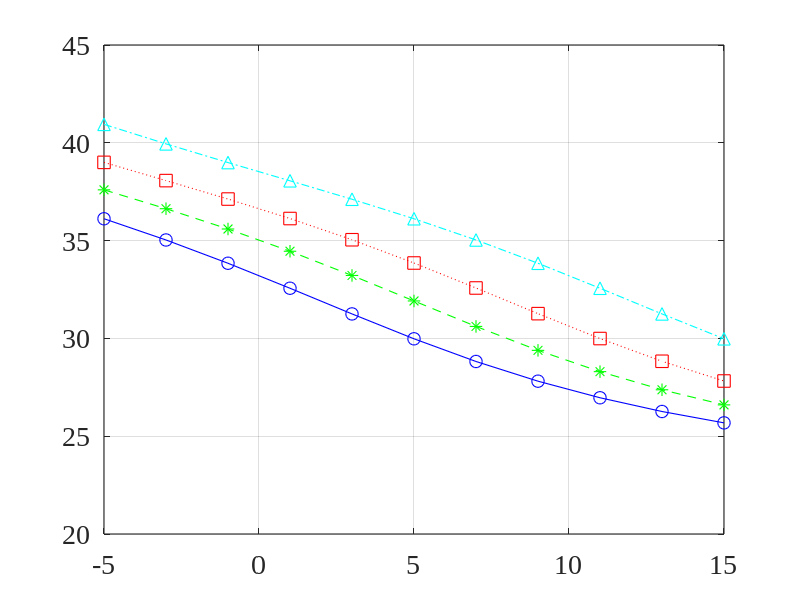
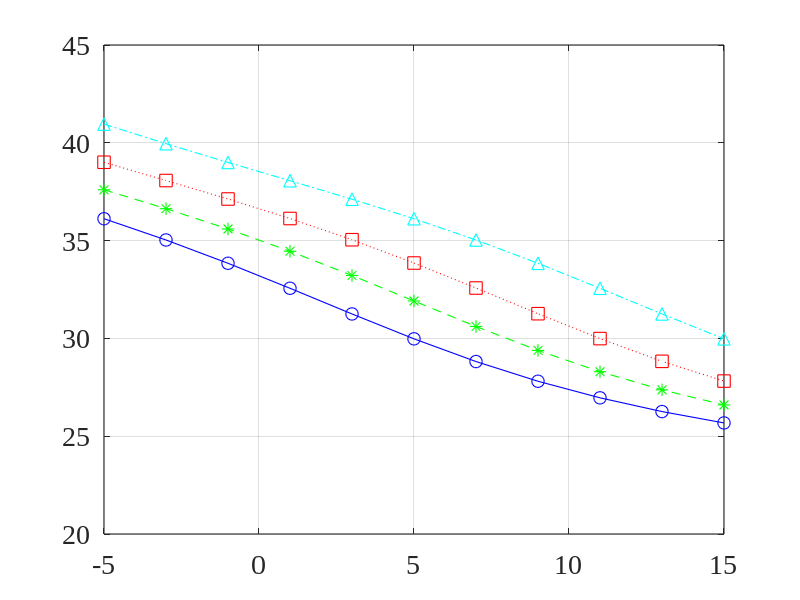
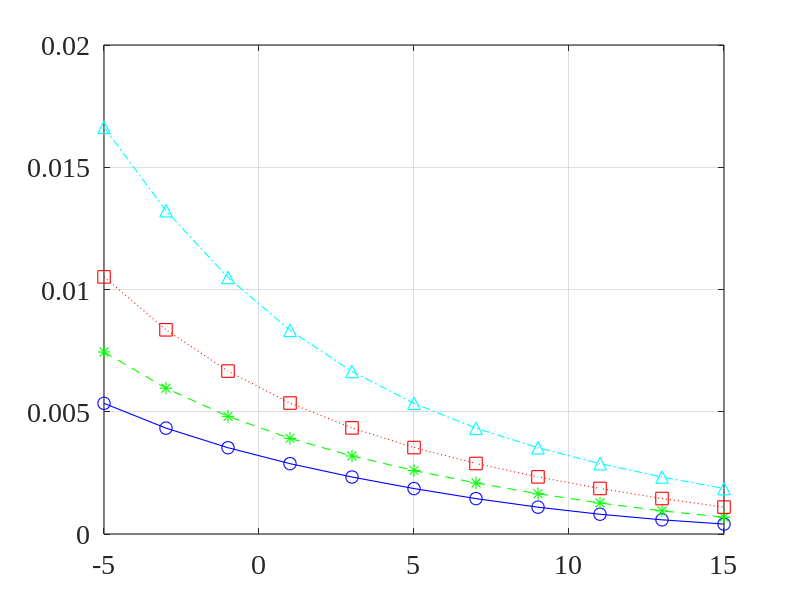
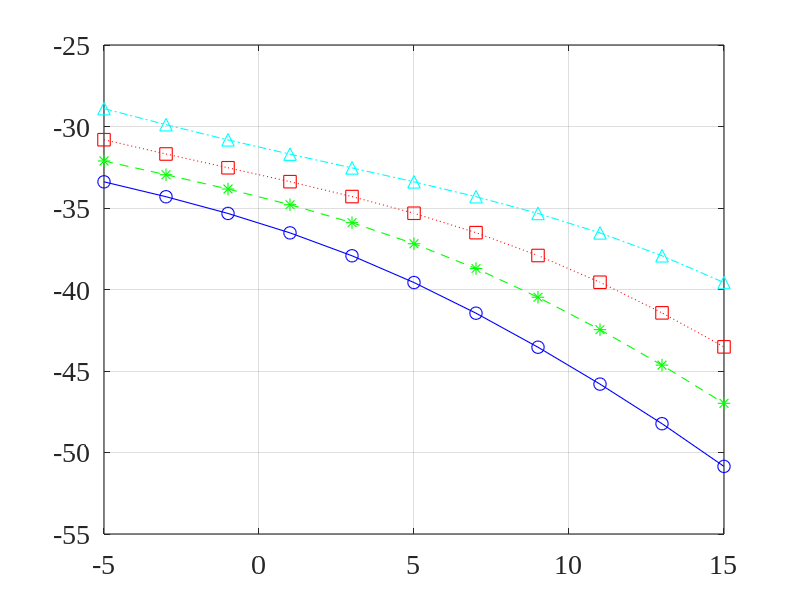

Write the MATLAB code that produced these figures, in order.
close all; clc; clear all;
linewd = 0.8;
hcfontsize = 20;
MarkerSize=9;
A0=0.5;
T=500;
f0=0.1;

theta_d=70/180*pi;
theta_u1=50/180*pi;
theta_u2=30/180*pi;

alpha=0.01; % sigma_w^2/sigma_u^2

M=30;
mu_values=[0.5 1 2 5]; % Number of sensors

f=linspace(-0.5,0.5,1e3)';  % frequency

f=f(2:end-1);
df=f(2)-f(1);
phiX1=A0^2/4*(sin(T*pi*(f+f0))./sin(pi*(f+f0))).^2+A0^2/4*(sin(T*pi*(f-f0))./sin(pi*(f-f0))).^2;

iSNR_db_values=-5:15;  
Gain_dB_values=zeros(length(iSNR_db_values),length(mu_values));
nu_values=zeros(length(iSNR_db_values),length(mu_values));
xi_n_dB_values=zeros(length(iSNR_db_values),length(mu_values));
xi_d_dB_values=zeros(length(iSNR_db_values),length(mu_values));
for idxM=1:length(mu_values)
    mu=mu_values(idxM);
    
    I_M=eye(M);
    i_i=I_M(:,1);
    [f_mat,m_mat]=meshgrid(f,1:M);
    d=exp(-1i*2*pi*f_mat.*(m_mat-1)*cos(theta_d));
    du1=exp(-1i*2*pi*f_mat.*(m_mat-1)*cos(theta_u1));
    du2=exp(-1i*2*pi*f_mat.*(m_mat-1)*cos(theta_u2));
    phiV0=zeros(M,M,length(f));
    for idxf=1:length(f)
        phiV0(:,:,idxf)=T*du1(:,idxf)*du1(:,idxf)'+T*du2(:,idxf)*du2(:,idxf)'+T*alpha*eye(M);
    end
    
    for idxS=1:length(iSNR_db_values)
        iSNR_dB=iSNR_db_values(idxS);
        iSNR=10^(iSNR_dB/10);
        
        phiV1=T*A0^2/2./iSNR*ones(size(f));
        sigma2=T*A0^2/2./iSNR/phiV0(1,1,1);
        phiV=sigma2*phiV0;
        
        h=zeros(M,length(f));
        for idxf=1:length(f)
            phiY=phiV(:,:,idxf)+phiX1(idxf)*d(:,idxf)*d(:,idxf)';
            h(:,idxf)=phiX1(idxf)*inv(phiX1(idxf)*d(:,idxf)*d(:,idxf)'+mu*phiV(:,:,idxf))*d(:,idxf);
        end
        
        int_phiX1=df*sum(phiX1);
        int_phiV1=df*sum(phiV1);
        int_H2_phiX=df*sum(phiX1 .* abs(sum(conj(h).*d,1)').^2 );
        int_H2_phiV=0;
        for idxf=1:length(f)
            int_H2_phiV=int_H2_phiV+df* h(:,idxf)'*phiV(:,:,idxf)*h(:,idxf);
        end
        int_Hm12_phiX=df*sum( phiX1 .* abs(sum(conj(h).*d,1)'-1).^2);
        
        oSNR=int_H2_phiX./int_H2_phiV;
        oSNR_dB=10*log10(oSNR);
        Gain_dB_values(idxS,idxM)=oSNR_dB-iSNR_dB;
        
        xi_n_dB_values(idxS,idxM)=10*log10(int_phiV1./int_H2_phiV);
        xi_d_dB_values(idxS,idxM)=10*log10(int_phiX1./int_H2_phiX);
        nu_values(idxS,idxM)=10*log10(int_Hm12_phiX./int_phiX1);
    end
end

figure
plot(iSNR_db_values(1:2:end),Gain_dB_values(1:2:end,1),'-bo','linewidth',linewd, 'MarkerSize',MarkerSize);
hold on
plot(iSNR_db_values(1:2:end),Gain_dB_values(1:2:end,2),'--g*','linewidth',linewd, 'MarkerSize',MarkerSize);
plot(iSNR_db_values(1:2:end),Gain_dB_values(1:2:end,3),':rs','linewidth',linewd, 'MarkerSize',MarkerSize);
plot(iSNR_db_values(1:2:end),Gain_dB_values(1:2:end,4),'-.c^','linewidth',linewd, 'MarkerSize',MarkerSize);
hold off
set(gca, 'Color', [1, 1, 1]); 
set(gca, 'FontName', 'Times New Roman');
set(gca, 'FontSize', hcfontsize);
set(gca, 'LineWidth', linewd); 
box on; grid on;

figure
plot(iSNR_db_values(1:2:end),xi_n_dB_values(1:2:end,1),'-bo','linewidth',linewd, 'MarkerSize',MarkerSize);
hold on
plot(iSNR_db_values(1:2:end),xi_n_dB_values(1:2:end,2),'--g*','linewidth',linewd, 'MarkerSize',MarkerSize);
plot(iSNR_db_values(1:2:end),xi_n_dB_values(1:2:end,3),':rs','linewidth',linewd, 'MarkerSize',MarkerSize);
plot(iSNR_db_values(1:2:end),xi_n_dB_values(1:2:end,4),'-.c^','linewidth',linewd, 'MarkerSize',MarkerSize);
hold off
set(gca, 'Color', [1, 1, 1]); 
set(gca, 'FontName', 'Times New Roman');
set(gca, 'FontSize', hcfontsize);
set(gca, 'LineWidth', linewd); 
box on; grid on;

figure
plot(iSNR_db_values(1:2:end),xi_d_dB_values(1:2:end,1),'-bo','linewidth',linewd, 'MarkerSize',MarkerSize);
hold on
plot(iSNR_db_values(1:2:end),xi_d_dB_values(1:2:end,2),'--g*','linewidth',linewd, 'MarkerSize',MarkerSize);
plot(iSNR_db_values(1:2:end),xi_d_dB_values(1:2:end,3),':rs','linewidth',linewd, 'MarkerSize',MarkerSize);
plot(iSNR_db_values(1:2:end),xi_d_dB_values(1:2:end,4),'-.c^','linewidth',linewd, 'MarkerSize',MarkerSize);
hold off
set(gca, 'Color', [1, 1, 1]); 
set(gca, 'FontName', 'Times New Roman');
set(gca, 'FontSize', hcfontsize);
set(gca, 'LineWidth', linewd); 
box on; grid on;

figure
plot(iSNR_db_values(1:2:end),nu_values(1:2:end,1),'-bo','linewidth',linewd, 'MarkerSize',MarkerSize);
hold on
plot(iSNR_db_values(1:2:end),nu_values(1:2:end,2),'--g*','linewidth',linewd, 'MarkerSize',MarkerSize);
plot(iSNR_db_values(1:2:end),nu_values(1:2:end,3),':rs','linewidth',linewd, 'MarkerSize',MarkerSize);
plot(iSNR_db_values(1:2:end),nu_values(1:2:end,4),'-.c^','linewidth',linewd, 'MarkerSize',MarkerSize);
hold off
set(gca, 'Color', [1, 1, 1]); 
set(gca, 'FontName', 'Times New Roman');
set(gca, 'FontSize', hcfontsize);
set(gca, 'LineWidth', linewd); 
box on; grid on;
